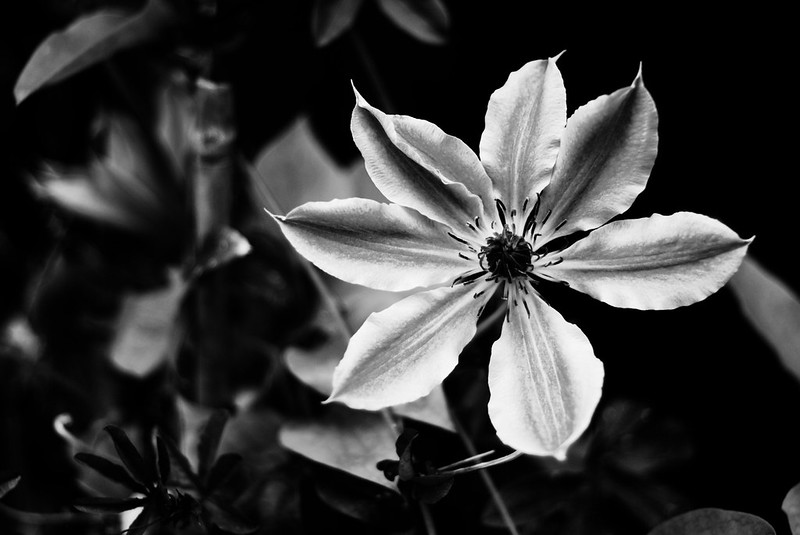
#> input picture 1-computational-perception/practice/images/img1_contrast.jpg, 800 x 535 px, found by its file name
$ python 05_contrast_eq.py
#> lines starting #> are read from the running program, lines starting #| are printed output that depends on the picture
#> further down, img_contrasted is the input picture: shape (535, 800); min 0, max 255, mean 54.5
import cv2 as cv
import numpy as np
from matplotlib import pyplot as plt

def histogram_equalization(image):
    """
    Perform histogram equalization on a grayscale image.

    :param image: 2D NumPy array representing a grayscale image.
    :return: 2D NumPy array of the equalized image.
    """
    # Flatten the image to calculate the histogram
    flat_image = image.flatten()

    # Calculate the histogram
    histogram = np.zeros(256, dtype=int)
    for pixel in flat_image:
        histogram[pixel] += 1
#> this loop made 428000 passes
#> pixel on passes 2 to 4: 0, 0, 0
#> after the loop, histogram = 256 values, max 100228 at index 0, min 45 at index 254, mean 1671.9

    # Calculate the cumulative distribution function (CDF)
    cdf = np.cumsum(histogram)
#> cdf = 256 values from 100228 to 428000

    # Normalize the CDF to map pixel values between 0 and 255
    cdf_min = cdf[np.nonzero(cdf)].min()  # Minimum non-zero CDF value
#> cdf_min = 100228

    cdf_normalized = (cdf - cdf_min) / (flat_image.size - cdf_min) * 255
#> cdf_normalized = 256 values from 0 to 255
    cdf_normalized = cdf_normalized.astype(np.uint8)

    # Map the original pixel values to the equalized values
    equalized_image = cdf_normalized[image]
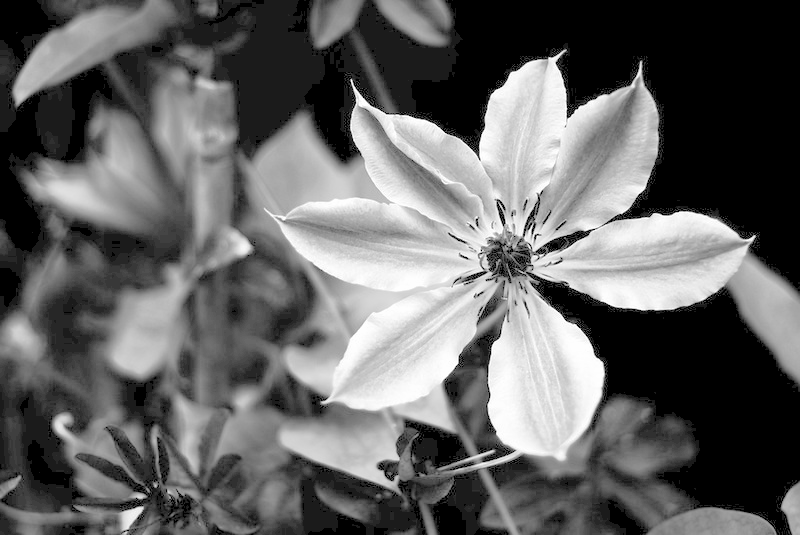
#> equalized_image: shape (535, 800); min 0, max 255, mean 99.3

    return equalized_image

if __name__ == "__main__":
    img_path = './notebooks/images/img1_contrast.jpg'

    img_contrasted = cv.imread(img_path, cv.IMREAD_GRAYSCALE)
    img_equalized = histogram_equalization(img_contrasted)

	# Parameters:
    # clipLimit: Threshold for limiting contrast amplification.
    # tileGridSize: Size of the grid for the adaptive equalization.
    clahe = cv.createCLAHE(clipLimit=2.0, tileGridSize=(8, 8))
    img_clahe = clahe.apply(img_contrasted)
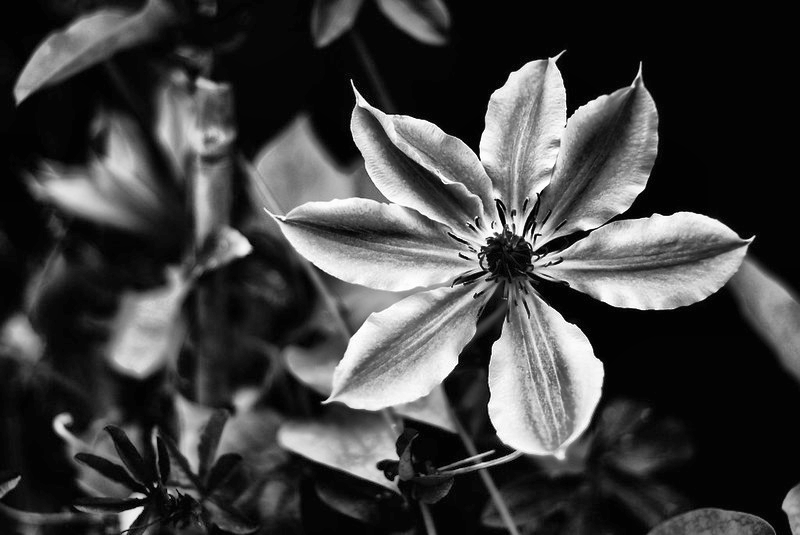
#> img_clahe: shape (535, 800); min 0, max 255, mean 64.8

    plt.figure(figsize=(12, 6))
    plt.subplot(1, 3, 1)
    plt.imshow(cv.cvtColor(img_contrasted, cv.COLOR_BGR2RGB))
    plt.title("Image 2: Contrasted")
    plt.axis('off')

    plt.subplot(1, 3, 2)
    plt.imshow(cv.cvtColor(img_equalized, cv.COLOR_BGR2RGB))
    plt.title("Image 2: Histogram Eq")
    plt.axis('off')

    plt.subplot(1, 3, 3)
    plt.imshow(cv.cvtColor(img_clahe, cv.COLOR_BGR2RGB))
    plt.title("Image 2: CLAHE")
    plt.axis('off')

    plt.show()
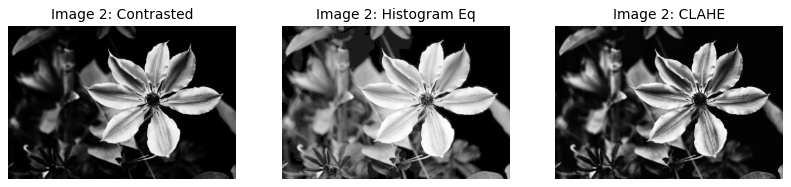
#> figure drawn by matplotlib, 3 panels

    hist_contrasted = cv.calcHist([img_contrasted], [0], None, [256], [0, 256])
#> hist_contrasted has the same summary as histogram in histogram_equalization
    hist_equalized = cv.calcHist([img_equalized], [0], None, [256], [0, 256])
#> hist_equalized = 256 values, max 100228 at index 0, min 0 at index 1, mean 1671.9
    hist_clahe = cv.calcHist([img_clahe], [0], None, [256], [0, 256])
#> hist_clahe = 256 values, max 80659 at index 3, min 2 at index 0, mean 1671.9

    plt.figure(figsize=(12, 6))
    plt.subplot(1, 3, 1)
    plt.plot(hist_contrasted)
    plt.title("Histogram 1: High Contrast")
    plt.xlim([0, 256])

    plt.subplot(1, 3, 2)
    plt.plot(hist_equalized)
    plt.title("Histogram 2: Histogram Eq")
    plt.xlim([0, 256])

    plt.subplot(1, 3, 3)
    plt.plot(hist_clahe)
    plt.title("Histogram 2: CLAHE")
    plt.xlim([0, 256])

    plt.show()
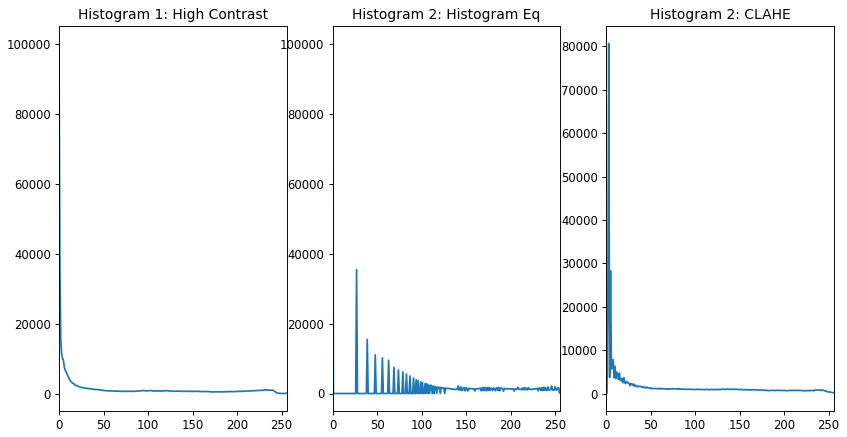
#> figure drawn by matplotlib, 3 panels; panel 1: curve peaks at x = 0, y = 100228; panel 2: curve peaks at x = 0, y = 100228; panel 3: curve peaks at x = 3, y = 80659

# Technique	    Use Case	                    Advantages	                                        Disadvantages
# Histogram     Equalization	                Global contrast enhancement	Simple and effective	Can amplify noise and artifacts
# CLAHE	        Uneven lighting, noise control  Avoids noise amplification, enhances local details	Requires parameter tuning

# Images with uneven lighting: Use CLAHE for localized adjustments.
